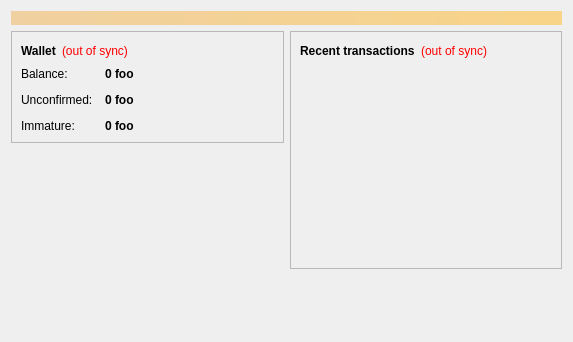
<?xml version="1.0" encoding="UTF-8"?>
<ui version="4.0">
 <class>OverviewPage</class>
 <widget class="QWidget" name="OverviewPage">
  <property name="geometry">
   <rect>
    <x>0</x>
    <y>0</y>
    <width>573</width>
    <height>342</height>
   </rect>
  </property>
  <property name="windowTitle">
   <string>Form</string>
  </property>
  <layout class="QVBoxLayout" name="topLayout">
   <item>
    <widget class="QLabel" name="labelAlerts">
     <property name="visible">
      <bool>false</bool>
     </property>
     <property name="styleSheet">
      <string notr="true">background-color: qlineargradient(x1: 0, y1: 0, x2: 1, y2: 0, stop:0 #F0D0A0, stop:1 #F8D488); color:#000000;</string>
     </property>
     <property name="wordWrap">
      <bool>true</bool>
     </property>
     <property name="margin">
      <number>3</number>
     </property>
    </widget>
   </item>
   <item>
    <layout class="QHBoxLayout" name="horizontalLayout" stretch="1,1">
     <item>
      <layout class="QVBoxLayout" name="verticalLayout_2">
       <item>
        <widget class="QFrame" name="frame">
         <property name="frameShape">
          <enum>QFrame::StyledPanel</enum>
         </property>
         <property name="frameShadow">
          <enum>QFrame::Raised</enum>
         </property>
         <layout class="QVBoxLayout" name="verticalLayout_4">
          <item>
           <layout class="QHBoxLayout" name="horizontalLayout_4">
            <item>
             <widget class="QLabel" name="label_5">
              <property name="font">
               <font>
                <weight>75</weight>
                <bold>true</bold>
               </font>
              </property>
              <property name="text">
               <string>Wallet</string>
              </property>
             </widget>
            </item>
            <item>
             <widget class="QLabel" name="labelWalletStatus">
              <property name="toolTip">
               <string>The displayed information may be out of date. Your wallet automatically synchronizes with the foocoin network after a connection is established, but this process has not completed yet.</string>
              </property>
              <property name="styleSheet">
               <string notr="true">QLabel { color: red; }</string>
              </property>
              <property name="text">
               <string notr="true">(out of sync)</string>
              </property>
              <property name="alignment">
               <set>Qt::AlignLeading|Qt::AlignLeft|Qt::AlignVCenter</set>
              </property>
             </widget>
            </item>
            <item>
             <spacer name="horizontalSpacer_2">
              <property name="orientation">
               <enum>Qt::Horizontal</enum>
              </property>
              <property name="sizeHint" stdset="0">
               <size>
                <width>40</width>
                <height>20</height>
               </size>
              </property>
             </spacer>
            </item>
           </layout>
          </item>
          <item>
           <layout class="QFormLayout" name="formLayout_2">
            <property name="fieldGrowthPolicy">
             <enum>QFormLayout::AllNonFixedFieldsGrow</enum>
            </property>
            <property name="horizontalSpacing">
             <number>12</number>
            </property>
            <property name="verticalSpacing">
             <number>12</number>
            </property>
            <item row="0" column="0">
             <widget class="QLabel" name="label">
              <property name="text">
               <string>Balance:</string>
              </property>
             </widget>
            </item>
            <item row="0" column="1">
             <widget class="QLabel" name="labelBalance">
              <property name="font">
               <font>
                <weight>75</weight>
                <bold>true</bold>
               </font>
              </property>
              <property name="cursor">
               <cursorShape>IBeamCursor</cursorShape>
              </property>
              <property name="toolTip">
               <string>Your current balance</string>
              </property>
              <property name="text">
               <string notr="true">0 foo</string>
              </property>
              <property name="textInteractionFlags">
               <set>Qt::LinksAccessibleByMouse|Qt::TextSelectableByKeyboard|Qt::TextSelectableByMouse</set>
              </property>
             </widget>
            </item>
            <item row="1" column="0">
             <widget class="QLabel" name="label_3">
              <property name="text">
               <string>Unconfirmed:</string>
              </property>
             </widget>
            </item>
            <item row="1" column="1">
             <widget class="QLabel" name="labelUnconfirmed">
              <property name="font">
               <font>
                <weight>75</weight>
                <bold>true</bold>
               </font>
              </property>
              <property name="cursor">
               <cursorShape>IBeamCursor</cursorShape>
              </property>
              <property name="toolTip">
               <string>Total of transactions that have yet to be confirmed, and do not yet count toward the current balance</string>
              </property>
              <property name="text">
               <string notr="true">0 foo</string>
              </property>
              <property name="textInteractionFlags">
               <set>Qt::LinksAccessibleByMouse|Qt::TextSelectableByKeyboard|Qt::TextSelectableByMouse</set>
              </property>
             </widget>
            </item>
            <item row="2" column="0">
             <widget class="QLabel" name="labelImmatureText">
              <property name="text">
               <string>Immature:</string>
              </property>
             </widget>
            </item>
            <item row="2" column="1">
             <widget class="QLabel" name="labelImmature">
              <property name="font">
               <font>
                <weight>75</weight>
                <bold>true</bold>
               </font>
              </property>
              <property name="toolTip">
               <string>Mined balance that has not yet matured</string>
              </property>
              <property name="text">
               <string notr="true">0 foo</string>
              </property>
              <property name="textInteractionFlags">
               <set>Qt::LinksAccessibleByMouse|Qt::TextSelectableByKeyboard|Qt::TextSelectableByMouse</set>
              </property>
             </widget>
            </item>
           </layout>
          </item>
         </layout>
        </widget>
       </item>
       <item>
        <spacer name="verticalSpacer">
         <property name="orientation">
          <enum>Qt::Vertical</enum>
         </property>
         <property name="sizeHint" stdset="0">
          <size>
           <width>20</width>
           <height>40</height>
          </size>
         </property>
        </spacer>
       </item>
      </layout>
     </item>
     <item>
      <layout class="QVBoxLayout" name="verticalLayout_3">
       <item>
        <widget class="QFrame" name="frame_2">
         <property name="frameShape">
          <enum>QFrame::StyledPanel</enum>
         </property>
         <property name="frameShadow">
          <enum>QFrame::Raised</enum>
         </property>
         <layout class="QVBoxLayout" name="verticalLayout">
          <item>
           <layout class="QHBoxLayout" name="horizontalLayout_2">
            <item>
             <widget class="QLabel" name="label_4">
              <property name="text">
               <string>&lt;b&gt;Recent transactions&lt;/b&gt;</string>
              </property>
             </widget>
            </item>
            <item>
             <widget class="QLabel" name="labelTransactionsStatus">
              <property name="toolTip">
               <string>The displayed information may be out of date. Your wallet automatically synchronizes with the foocoin network after a connection is established, but this process has not completed yet.</string>
              </property>
              <property name="styleSheet">
               <string notr="true">QLabel { color: red; }</string>
              </property>
              <property name="text">
               <string notr="true">(out of sync)</string>
              </property>
              <property name="alignment">
               <set>Qt::AlignRight|Qt::AlignTrailing|Qt::AlignVCenter</set>
              </property>
             </widget>
            </item>
            <item>
             <spacer name="horizontalSpacer">
              <property name="orientation">
               <enum>Qt::Horizontal</enum>
              </property>
              <property name="sizeHint" stdset="0">
               <size>
                <width>40</width>
                <height>20</height>
               </size>
              </property>
             </spacer>
            </item>
           </layout>
          </item>
          <item>
           <widget class="QListView" name="listTransactions">
            <property name="styleSheet">
             <string notr="true">QListView { background: transparent; }</string>
            </property>
            <property name="frameShape">
             <enum>QFrame::NoFrame</enum>
            </property>
            <property name="verticalScrollBarPolicy">
             <enum>Qt::ScrollBarAlwaysOff</enum>
            </property>
            <property name="horizontalScrollBarPolicy">
             <enum>Qt::ScrollBarAlwaysOff</enum>
            </property>
            <property name="selectionMode">
             <enum>QAbstractItemView::NoSelection</enum>
            </property>
           </widget>
          </item>
         </layout>
        </widget>
       </item>
       <item>
        <spacer name="verticalSpacer_2">
         <property name="orientation">
          <enum>Qt::Vertical</enum>
         </property>
         <property name="sizeHint" stdset="0">
          <size>
           <width>20</width>
           <height>40</height>
          </size>
         </property>
        </spacer>
       </item>
      </layout>
     </item>
    </layout>
   </item>
  </layout>
 </widget>
 <resources/>
 <connections/>
</ui>
